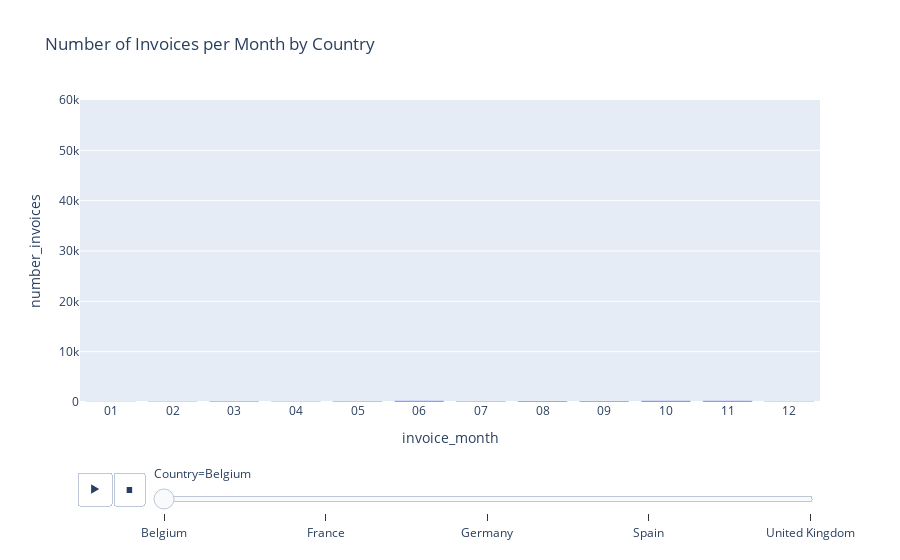

Notebook source saved alongside this figure:
### Code cell
fig = px.bar(number_invoices_per_month, x="invoice_month", y="number_invoices", 
  animation_frame="Country", range_y=[0,60000], title = 'Number of Invoices per Month by Country')
fig.show()

### Figure 1 — Plotly figure (JSON) as saved in the notebook; plotly's stock layout.template omitted (floating-point values rounded to 4 significant figures)
{"data": [{"alignmentgroup": "True", "hovertemplate": "Country=Belgium<br>invoice_month=%{x}<br>number_invoices=%{y}<extra></extra>", "legendgroup": "", "marker": {"color": "#636efa", "pattern": {"shape": ""}}, "name": "", "offsetgroup": "", "orientation": "v", "showlegend": false, "textposition": "auto", "type": "bar", "x": ["01", "02", "03", "04", "05", "06", "07", "08", "09", "10", "11", "12"], "xaxis": "x", "y": [63, 120, 163, 123, 149, 231, 129, 197, 185, 267, 249, 98], "yaxis": "y"}], "layout": {"barmode": "relative", "legend": {"tracegroupgap": 0}, "sliders": [{"active": 0, "currentvalue": {"prefix": "Country="}, "len": 0.9, "pad": {"b": 10, "t": 60}, "steps": [{"args": [["Belgium"], {"frame": {"duration": 0, "redraw": true}, "fromcurrent": true, "mode": "immediate", "transition": {"duration": 0, "easing": "linear"}}], "label": "Belgium", "method": "animate"}, {"args": [["France"], {"frame": {"duration": 0, "redraw": true}, "fromcurrent": true, "mode": "immediate", "transition": {"duration": 0, "easing": "linear"}}], "label": "France", "method": "animate"}, {"args": [["Germany"], {"frame": {"duration": 0, "redraw": true}, "fromcurrent": true, "mode": "immediate", "transition": {"duration": 0, "easing": "linear"}}], "label": "Germany", "method": "animate"}, {"args": [["Spain"], {"frame": {"duration": 0, "redraw": true}, "fromcurrent": true, "mode": "immediate", "transition": {"duration": 0, "easing": "linear"}}], "label": "Spain", "method": "animate"}, {"args": [["United Kingdom"], {"frame": {"duration": 0, "redraw": true}, "fromcurrent": true, "mode": "immediate", "transition": {"duration": 0, "easing": "linear"}}], "label": "United Kingdom", "method": "animate"}], "x": 0.1, "xanchor": "left", "y": 0, "yanchor": "top"}], "title": {"text": "Number of Invoices per Month by Country"}, "updatemenus": [{"buttons": [{"args": [null, {"frame": {"duration": 500, "redraw": true}, "fromcurrent": true, "mode": "immediate", "transition": {"duration": 500, "easing": "linear"}}], "label": "&#9654;", "method": "animate"}, {"args": [[null], {"frame": {"duration": 0, "redraw": true}, "fromcurrent": true, "mode": "immediate", "transition": {"duration": 0, "easing": "linear"}}], "label": "&#9724;", "method": "animate"}], "direction": "left", "pad": {"r": 10, "t": 70}, "showactive": false, "type": "buttons", "x": 0.1, "xanchor": "right", "y": 0, "yanchor": "top"}], "xaxis": {"anchor": "y", "domain": [0, 1], "title": {"text": "invoice_month"}}, "yaxis": {"anchor": "x", "domain": [0, 1], "range": [0, 60000], "title": {"text": "number_invoices"}}}}
